Frame 1 (no input): blank canvas, image omitted
Frame 60 (no input): blank canvas, image omitted
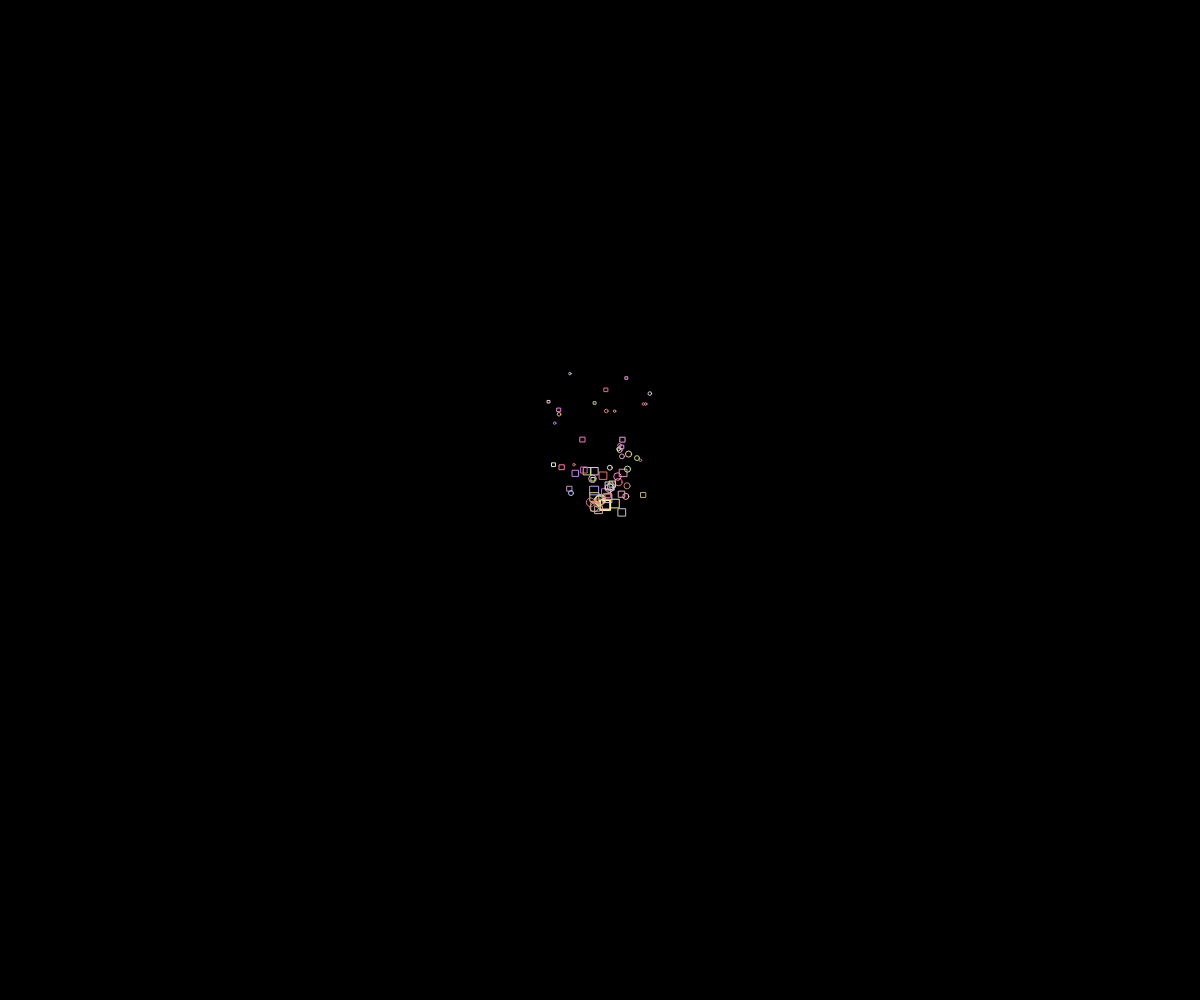
Frame 120 (the mouse pressed at the canvas centre since frame 60)

The p5.js sketch whose frames 1 and 60 were blank and that drew this single picture after the mouse press (run headless with seeded random() and noise() and a simulated clock; from frame 60 on, the mouse is pressed at the canvas centre):

// p5.js sketch
// ── sketch.js
let particleSystems = [];

p5.disableFriendlyErrors = true;

function setup() {
    createCanvas(innerWidth, innerHeight);
}

function draw() {
    background(0);
    renderParticleSystem();
}

function mousePressed() {
    particleSystems.push(
        new ParticleSystem(
            createVector(mouseX, mouseY),
            80,
            createVector(10, 10),
            255,
            createVector(0, -0.05),
            10,
            10
        )
    );
}

function renderParticleSystem() {
    particleSystems.forEach(pS => {
        pS.update();
        pS.render();
    });
}
// ── particle-system.js
class ParticleSystem {

    constructor(pos, life, size, opacity, force, count, generationSpeed) {
        this.pos = pos;
        this.life = life;
        this.origLife = life;
        this.size = size;
        this.opacity = opacity;
        this.force = force;
        this.count = count;
        this.generationSpeed = generationSpeed;
        this.particles = [];
        this.generateParticles();
    }

    generateParticles() {
        this.particles = [
            ...Array(this.count).fill(1).map(n => new Particle(
                this.pos.copy(),
                createVector(random(-1, 1), random(-1, 1)),
                color(random(180, 255), random(100, 255), random(100, 255)),
                this.life,
                random(['rect', 'ellipse']),
                this.size,
                this.opacity,
                this.force
            )),
            ...this.particles
        ]
    }

    update() {
        this.particles = this.particles.filter(p => !p.isDead());
        if (frameCount % this.generationSpeed === 0) {
            this.generateParticles();
        }
    }

    render() {
        this.particles.forEach(p => {
            p.update();
            p.render();
        });
    }
}
// ── particle.js
class Particle {

    constructor(pos, vel, col, life, shape, size, opacity, force) {
        this.pos = pos;
        this.vel = vel;
        this.col = col;
        this.life = life;
        this.origLife = life;
        this.shape = shape;
        this.size = size;
        this.opacity = opacity;
        this.force = force;
    }

    render() {
        push();
        translate(this.pos.x, this.pos.y);
        stroke(this.col, this.opacity);
        noFill();

        const lifePercentage = this.life / this.origLife;

        if (this.shape === 'rect') {
            rect(0, 0, this.size.x * lifePercentage, this.size.y * lifePercentage);
        } else {
            ellipse(0, 0, this.size.x * lifePercentage, this.size.y * lifePercentage);
        }

        pop();
    }

    update() {
        this.vel.add(this.force);
        this.pos.add(this.vel);
        this.vel.limit(3);
        this.life--;
        this.opacity = map(this.life, 0, this.origLife, 0, 255);
    }

    isDead() {
        return this.life <= 0;
    }

}
